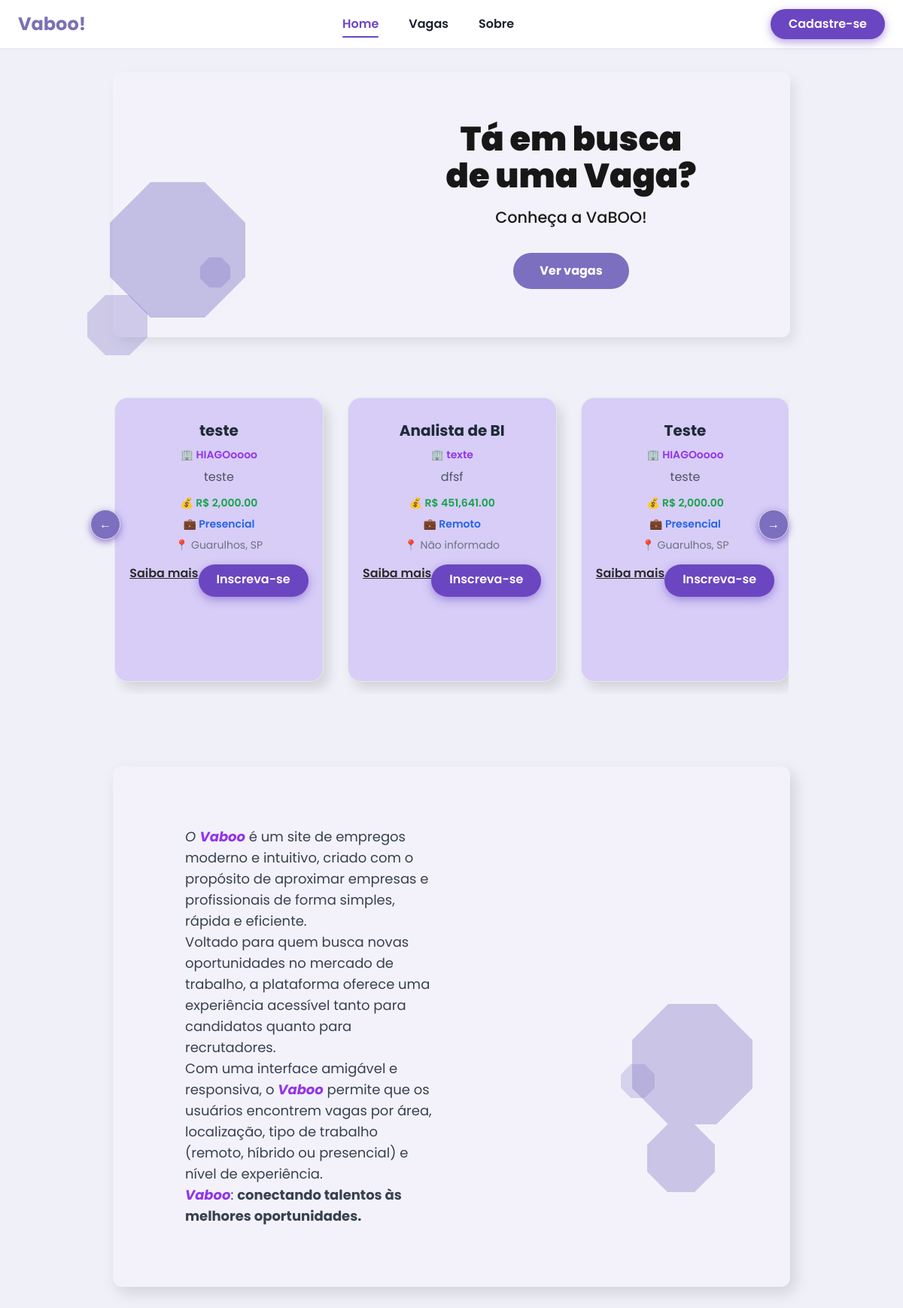
The page / on the database its author committed.
### tables this page shows
CREATE TABLE vagas (
            id INTEGER PRIMARY KEY AUTOINCREMENT,
            empresa_id INTEGER NOT NULL,
            titulo TEXT NOT NULL,
            descricao TEXT NOT NULL,
            requisitos TEXT NOT NULL,
            salario_oferecido REAL NOT NULL,
            data_criacao DATETIME DEFAULT CURRENT_TIMESTAMP, tipo_vaga TEXT DEFAULT "Presencial", endereco_vaga TEXT, status TEXT DEFAULT "Ativa", candidato_selecionado_id INTEGER, diferenciais TEXT, data_congelamento DATE, candidato_contratado_id INTEGER, data_contratacao DATETIME, ranking_contratacao INTEGER, categoria_id INTEGER REFERENCES categorias(id), urgencia_contratacao TEXT, data_congelamento_agendado DATE, localizacao_endereco TEXT, localizacao_cidade TEXT, localizacao_estado TEXT, localizacao_cep TEXT, usar_endereco_empresa BOOLEAN DEFAULT FALSE,
            FOREIGN KEY (empresa_id) REFERENCES empresas (id)
        );

CREATE TABLE empresas (
            id INTEGER PRIMARY KEY AUTOINCREMENT,
            cnpj TEXT UNIQUE NOT NULL,
            nome TEXT NOT NULL,
            email TEXT NOT NULL,
            senha_hash TEXT NOT NULL
        , endereco TEXT, cidade TEXT, estado TEXT, cep TEXT);

### app.py (the view)
@app.route('/')
def index():
    conn = get_db_connection()
    cursor = conn.cursor()
    cursor.execute(
        '''SELECT v.id, v.titulo, v.descricao, v.requisitos, v.salario_oferecido,
                  v.tipo_vaga, v.diferenciais, e.nome as empresa_nome,
                  v.localizacao_cidade, v.localizacao_estado
           FROM vagas v
           JOIN empresas e ON v.empresa_id = e.id
           WHERE v.status = 'Ativa'
           ORDER BY v.data_criacao DESC
           LIMIT 10''') # Limitando a 10 vagas mais recentes
    vagas_raw = cursor.fetchall()
    vagas = []
    for vaga in vagas_raw:
        vaga_dict = {
            'id':
            vaga[0],
            'titulo':
            vaga[1],
            'descricao':
            vaga[2][:100] +
            '...' if len(vaga[2]) > 100 else vaga[2],  # Truncar descrição
            'requisitos':
            vaga[3],
            'salario_oferecido':
            vaga[4],
            'tipo_vaga':
            vaga[5] or 'Presencial',
            'diferenciais':
            vaga[6] or '',
            'empresa_nome':
            vaga[7],
            'localizacao':
            f"{vaga[8]}, {vaga[9]}" if vaga[8] and vaga[9] else
            (vaga[8] or vaga[9] or 'Não informado')
        }
        vagas.append(vaga_dict)
    return render_template('index.html', vagas=vagas)

### app.py (called while the page is built)
def get_db_connection():
    conn = sqlite3.connect('recrutamento.db',
                          timeout=60.0,
                          check_same_thread=False)
    conn.execute('PRAGMA journal_mode=WAL')
    conn.execute('PRAGMA synchronous=NORMAL')
    conn.execute('PRAGMA cache_size=10000')
    conn.execute('PRAGMA temp_store=memory')
    conn.execute('PRAGMA busy_timeout=60000')
    return conn

### templates/index.html (shortened to what this page needs)
<!doctype html>
<html lang="pt-BR">
  <head>
    <link
      rel="stylesheet"
      href="{{ url_for('static', filename='style.css')}}"
    />
    <script src="https://cdn.tailwindcss.com"></script>
  </head>
  <body>
    <header class="w-full bg-white shadow-sm sticky top-0 z-30">
      <div
        class="max-w-7xl mx-auto px-6 py-3 flex items-center justify-between"
      >
        <a href="{{ url_for('index') }}" class="text-2xl font-bold text-[#7C71B2] hover:text-purple-600">
            Vaboo!
        </a>
        <nav>
          <ul class="flex gap-10 text-gray-900 font-semibold select-none">
            <li><a href="#home" class="nav-link active">Home</a></li>
            <li><a href="#jobs" class="nav-link">Vagas</a></li>
            <li><a href="#about" class="nav-link">Sobre</a></li>
          </ul>
        </nav>
        <a href="{{ url_for('cadastro_empresa') }}" class="btn-primary"
          >Cadastre-se</a
        >
      </div>
    </header>
    <section id="home" aria-label="Home: Apresentação do VaBOO">
      <div class="left-image">
        <div class="shape shape-big octagon"></div>
        <div class="shape shape-small octagon"></div>
        <div class="shape shape-tiny octagon"></div>
      </div>
      <div class="right-text">
        <h1>Tá em busca<br />de uma Vaga?</h1>
        <p class="subheading">Conheça a VaBOO!</p>
        <button
          class="btn-hero"
          onclick="document.getElementById('jobs').scrollIntoView({behavior: 'smooth'})"
          aria-label="Ver vagas disponíveis"
        >
          Ver vagas
        </button>
      </div>
    </section>
      <section id="jobs" aria-label="Vagas disponíveis - Carrossel de empresas">
        <div class="relative w-full max-w-4xl">
          <div
            class="cards"
            tabindex="0"
            aria-live="polite"
            aria-label="Lista de vagas das empresas"
          >
            {% for vaga in vagas %}
            <article
              class="card"
              tabindex="0"
              aria-labelledby="title-vaga-{{ vaga.id }}"
            >
              <div class="card-content">
                <h3 id="title-vaga-{{ vaga.id }}" class="text-xl font-bold text-gray-800 mb-2">{{ vaga.titulo }}</h3>
                <p class="text-sm text-purple-600 font-semibold mb-2">🏢 {{ vaga.empresa_nome }}</p>
                <p class="text-gray-600 mb-3">{{ vaga.descricao }}</p>
                <div class="flex flex-col gap-2">
                  <span class="text-sm text-green-600 font-semibold">💰 R$ {{ "{:,.2f}".format(vaga.salario_oferecido) }}</span>
                  <span class="text-sm text-blue-600 font-semibold">💼 {{ vaga.tipo_vaga }}</span>
                  <span class="text-sm text-gray-500">📍 {{ vaga.localizacao }}</span>
                </div>
              </div>
              <div class="card-actions">
                <a
                  href="{{ url_for('detalhes_vaga_publico', vaga_id=vaga.id) }}"
                  class="more-info"
                  tabindex="0"
                  >Saiba mais</a
                >
                <a href="{{ url_for('cadastro_candidato') }}" class="btn-primary" aria-label="Inscrever-se para {{ vaga.titulo }}">
                  Inscreva-se
                </a>
              </div>
            </article>
            {% endfor %}
          </div>
        <button
          class="arrow arrow-right"
          aria-label="Próximo"
          onclick="scrollJobs('next')"
        >
          &rarr;
        </button>
        <button
          class="arrow arrow-left"
          aria-label="Anterior"
          onclick="scrollJobs('prev')"
        >
          &larr;
        </button>
        </div>
      </section>
      <section id="about" class="max-w-6xl mx-auto mb-16">
          <div class="hero-section p-6 sm:p-8 lg:p-12">
              <div class="flex flex-col lg:flex-row items-center gap-8 lg:gap-12">
                  <div class="flex-1 order-2 lg:order-1">
                      <p class="text-base sm:text-lg leading-relaxed text-gray-700">
                          <em>O <strong class="text-purple-600">Vaboo</strong></em> é um site de empregos moderno e
                          intuitivo, criado com o propósito de aproximar empresas e
                          profissionais de forma simples, rápida e eficiente.<br />
                          Voltado para quem busca novas oportunidades no mercado de trabalho, a
                          plataforma oferece uma experiência acessível tanto para candidatos
                          quanto para recrutadores.<br />
                          Com uma interface amigável e responsiva, o
                          <em><strong class="text-purple-600">Vaboo</strong></em> permite que os usuários encontrem
                          vagas por área, localização, tipo de trabalho (remoto, híbrido ou
                          presencial) e nível de experiência.<br />
                          <strong class="text-purple-600"><em>Vaboo</em></strong>:
                          <strong>conectando talentos às melhores oportunidades.</strong>
                      </p>
                  </div>
                  <div class="hero-image flex-1 max-w-sm lg:max-w-md relative order-1 lg:order-2">
                      <div class="shape shape-big -top-6 -right-6"></div>
                      <div class="shape shape-small bottom-8 right-4"></div>
                      <div class="shape shape-tiny top-12 right-20 opacity-25"></div>
                  </div>
              </div>
          </div>
      </section>
  </body>
</html>

### static/style.css (style rules this page uses)
body { font-family: 'Poppins', sans-serif; background-color: #F0F0F8; margin: 0; color: #1A1A1A; scroll-behavior: smooth; }
nav a { padding-bottom: 7px; font-weight: 600; font-size: 1rem; transition: all 0.3s ease; position: relative; color: #1A202C; }
nav a:hover, nav a.active { color: #6B46C1; }
nav a.active::after, nav a:hover::after { content: ''; position: absolute; width: 100%; height: 2.5px; background-color: #6B46C1; bottom: 0; left: 0; border-radius: 2px; }
.btn-primary { background-color: #6B46C1; color: white; font-weight: 600; padding: 0.5rem 1.5rem; border-radius: 40px; transition: background-color 0.3s ease; box-shadow: 0 4px 12px rgb(107 70 193 / 0.5); white-space: nowrap; }
#home { background-color: #F3F2FA; padding: 4rem 1rem; display: flex; max-width: 900px; margin: 2rem auto 4rem auto; border-radius: 10px; box-shadow: 6px 8px 16px rgb(0 0 0 / 0.08); align-items: center; gap: 3rem; flex-wrap: wrap; justify-content: center; }
#home .left-image { position: relative; flex: 1 1 250px; max-width: 270px; }
#home .shape { position: absolute; background-color: #7C6FC0; opacity: 0.3; z-index: 1; border-radius: 0.3rem; }
#home .shape.octagon { clip-path: polygon( 30% 0%, 70% 0%, 100% 30%, 100% 70%, 70% 100%, 30% 100%, 0% 70%, 0% 30% ); }
#home .shape-big { width: 180px; height: 180px; top: -30px; left: -20px; opacity: 0.4; }
#home .shape-small { width: 80px; height: 80px; top: 120px; left: -50px; }
#home .shape-tiny { width: 40px; height: 40px; top: 70px; left: 100px; opacity: 0.3; }
#home .right-text { flex: 1 1 350px; max-width: 600px; text-align: center; }
#home h1 { font-weight: 900; font-size: 2.8rem; margin-bottom: 0.9rem; color: #171717; line-height: 1.1; user-select: none; }
#home p.subheading { font-weight: 500; font-size: 1.3rem; margin-bottom: 2rem; user-select: none; }
#home .btn-hero { background-color: #7C6FC0; color: white; font-weight: 700; padding: 0.75rem 2.2rem; border-radius: 40px; cursor: pointer; transition: background-color 0.3s ease; }
#about { max-width: 900px; margin: 4rem auto 4rem auto; background-color: #F3F2FA; border-radius: 12px; padding: 2rem 2rem 2rem 3rem; box-shadow: 6px 8px 20px rgb(0 0 0 / 0.13); display: flex; flex-wrap: wrap; gap: 2rem; align-items: center; }
#about .shape { position: absolute; background-color: #7C6FC0; border-radius: 0.3rem; opacity: 0.35; z-index: 0; clip-path: polygon( 30% 0%, 70% 0%, 100% 30%, 100% 70%, 70% 100%, 30% 100%, 0% 70%, 0% 30% ); }
#about .shape-big { width: 160px; height: 160px; top: -30px; right: -30px; }
#about .shape-small { width: 90px; height: 90px; top: 130px; right: 20px; }
#about .shape-tiny { width: 45px; height: 45px; top: 50px; right: 100px; opacity: 0.25; }
#jobs { max-width: 1000px; margin: 4rem auto 6rem auto; padding: 0 1rem; display: flex; flex-direction: column; align-items: center; }
#jobs .cards { display: flex; gap: 2rem; flex-wrap: nowrap; overflow-x: auto; scroll-behavior: smooth; padding-bottom: 1rem; }
#jobs .card { min-width: 260px; background-color: #D7CDF7; border-radius: 18px; box-shadow: 7px 9px 15px rgb(0 0 0 / 0.12); padding: 1.8rem 1.2rem 2.5rem 1.2rem; text-align: center; position: relative; user-select: none; flex-shrink: 0; }
#jobs .card a.more-info { font-weight: 600; margin-bottom: 1.2rem; display: block; color: #2A2A2A; text-decoration: underline; cursor: pointer; transition: color 0.3s ease; }
#jobs .arrow { position: absolute; top: 45%; background-color: #7C6FC0; border-radius: 50%; width: 2.5rem; height: 2.5rem; color: white; display: flex; align-items: center; justify-content: center; cursor: pointer; user-select: none; transition: background-color 0.3s ease; box-shadow: 0 3px 10px rgb(107 70 193 / 0.7); }
#jobs .arrow-right { right: 0; }
#jobs .cards { -ms-overflow-style: none; scrollbar-width: none; }

### templates/index.html (style rules this page uses)
.cards { display: flex; gap: 1.5rem; overflow-x: auto; scroll-behavior: smooth; padding: 1rem 0; }
.card { min-width: 300px; max-width: 320px; background-color: white; border: 1px solid #e5e7eb; border-radius: 0.5rem; padding: 1rem; flex-shrink: 0; }
.card-actions { display: flex; justify-content: space-between; margin-top: 1rem; }
.arrow { position: absolute; top: 50%; transform: translateY(-50%); background-color: white; border: 1px solid #ddd; border-radius: 9999px; padding: 0.5rem; cursor: pointer; }
.arrow-right { right: -2rem; }
.arrow-left { left: -2rem; }

### rows shown on the page
vagas: titulo "teste", empresa_nome "HIAGOoooo", descricao "teste", salario_oferecido "2,000.00", tipo_vaga "Presencial", localizacao "Guarulhos, SP"
vagas: titulo "Analista de BI", empresa_nome "texte", descricao "dfsf", salario_oferecido "451,641.00", tipo_vaga "Remoto", localizacao "Não informado"
vagas: titulo "Teste", empresa_nome "HIAGOoooo", descricao "teste", salario_oferecido "2,000.00", tipo_vaga "Presencial", localizacao "Guarulhos, SP"
